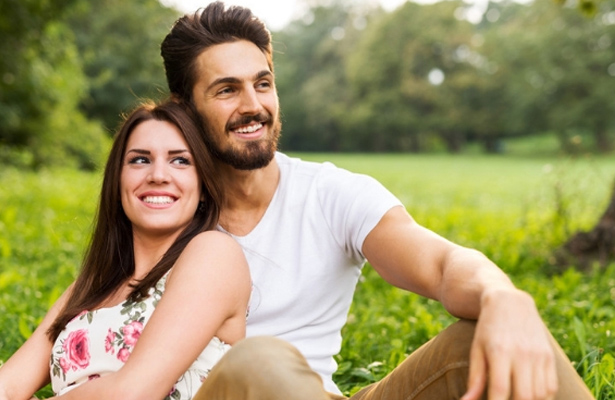
#> input picture 8. Computer Vision/couple.jpg, 615 x 400 px
$ jupyter execute CV-3.ipynb
#> lines starting #> are read from the running program, lines starting #| are printed output that depends on the picture; after the words box and inside, x2 and y2 are one past the last pixel; in counts of white or black regions, pixels touching at a corner belong together
[cell 1]
# import opencv 1ibrary
import cv2

[cell 2]
# Create cascadeclassifier for finding faces
face_cascade = cv2.CascadeClassifier("haarcascade_frontalface_default.xml")
#face_cascade = cv2.CascadeClassifier("haarcascade_righteye_2splits.xml")

[cell 3]
# load image
img = cv2.imread("couple.jpg")
#> img is the input picture: shape (400, 615, 3); mean B, G, R 100.7, 147.8, 156.3

[cell 4]
# convert image into gray
gray_img = cv2.cvtColor(img, cv2.COLOR_BGR2GRAY)
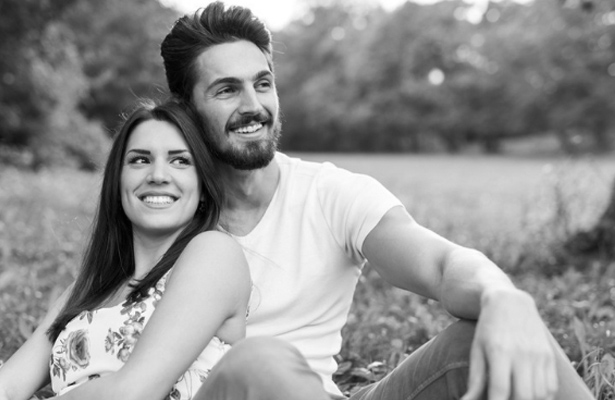
#> gray_img: shape (400, 615); min 0, max 255, mean 145

[cell 5]
# apply face cascade to the gray image
faces = face_cascade.detectMultiScale(gray_img, scaleFactor=1.05, minNeighbors=5)
#> faces = [[110, 122, 96, 96], [191, 43, 110, 110]]

[cell 6]
# display the coordinates of rectangles where faces ar found
print(faces)
#| [[110 122  96  96]
#|  [191  43 110 110]]

[cell 7]
# draw rectangle around the faces in the original image
# (255, 0,0 )--> BGR values, 3 --> thickness of line in rectangle
for x,y,w,h in faces:
    img = cv2.rectangle(img, (x,y), (x+w, y+h), (255,0,0), 3)
#> this loop made 2 passes
#> pass 1, `img = cv2.rectangle(img, (x,y), (x+w, y+h), (255,0,0), 3)`:
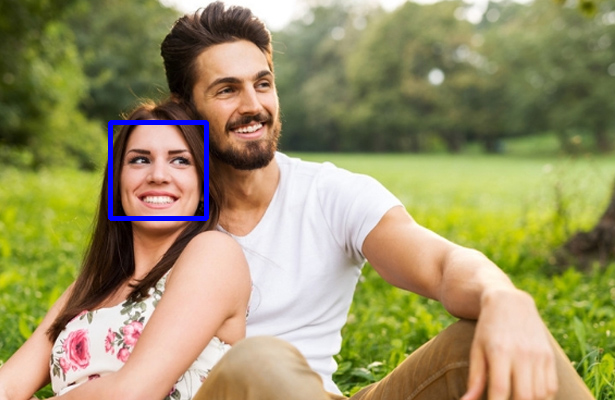
#> img: shape (400, 615, 3); 0.78% of pixels changed, all inside (x1, y1, x2, y2) = (108, 120, 209, 221)
#> pass 2, `img = cv2.rectangle(img, (x,y), (x+w, y+h), (255,0,0), 3)`:
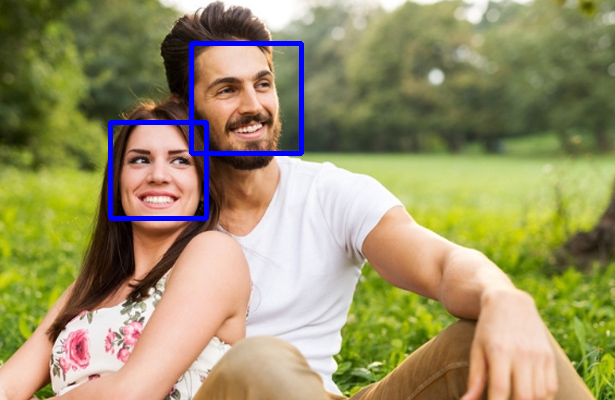
#> img: shape (400, 615, 3); 0.87% of pixels changed, all inside (x1, y1, x2, y2) = (189, 41, 304, 156)
